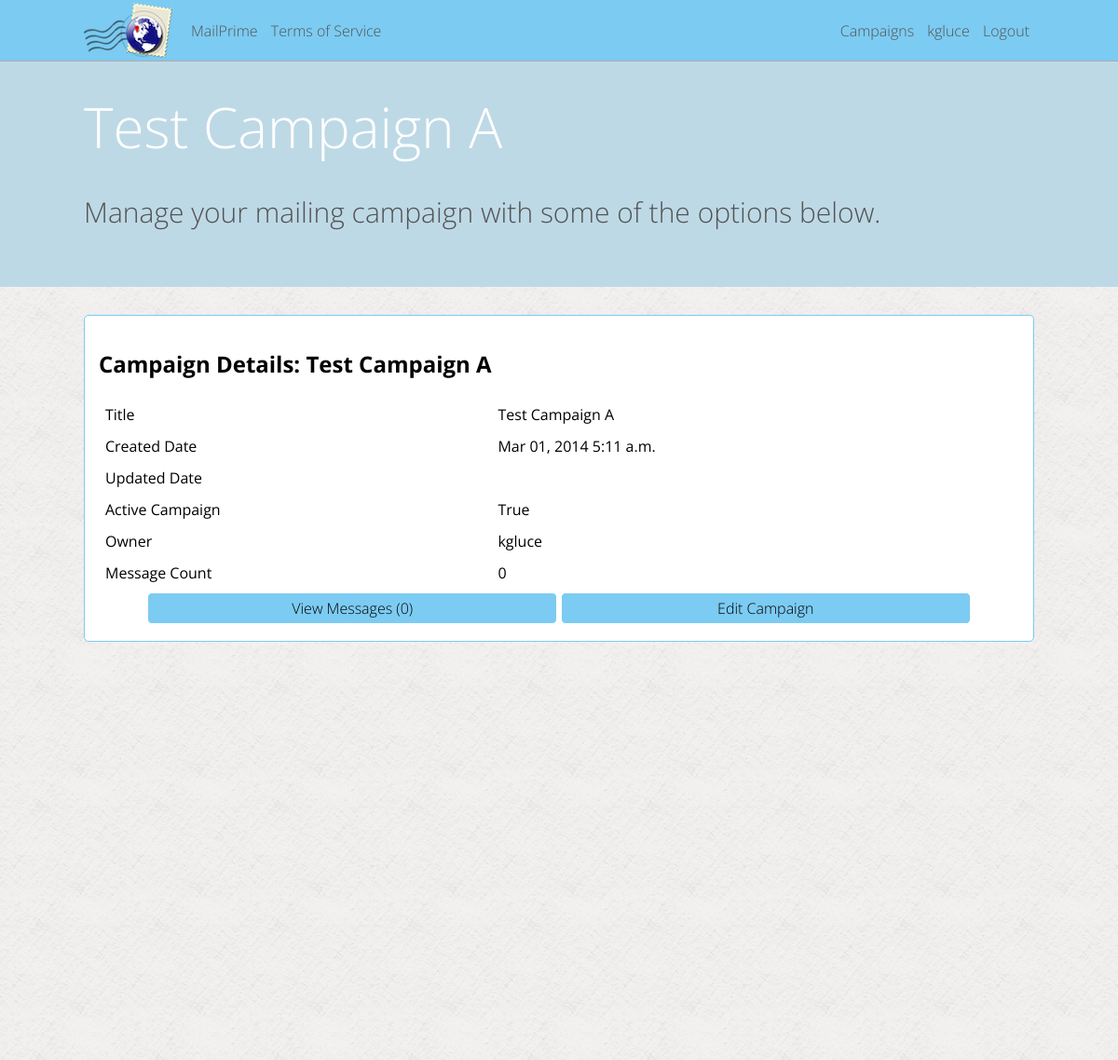
Page /kgluce/campaign-1 (signed in) on the earlier database version.
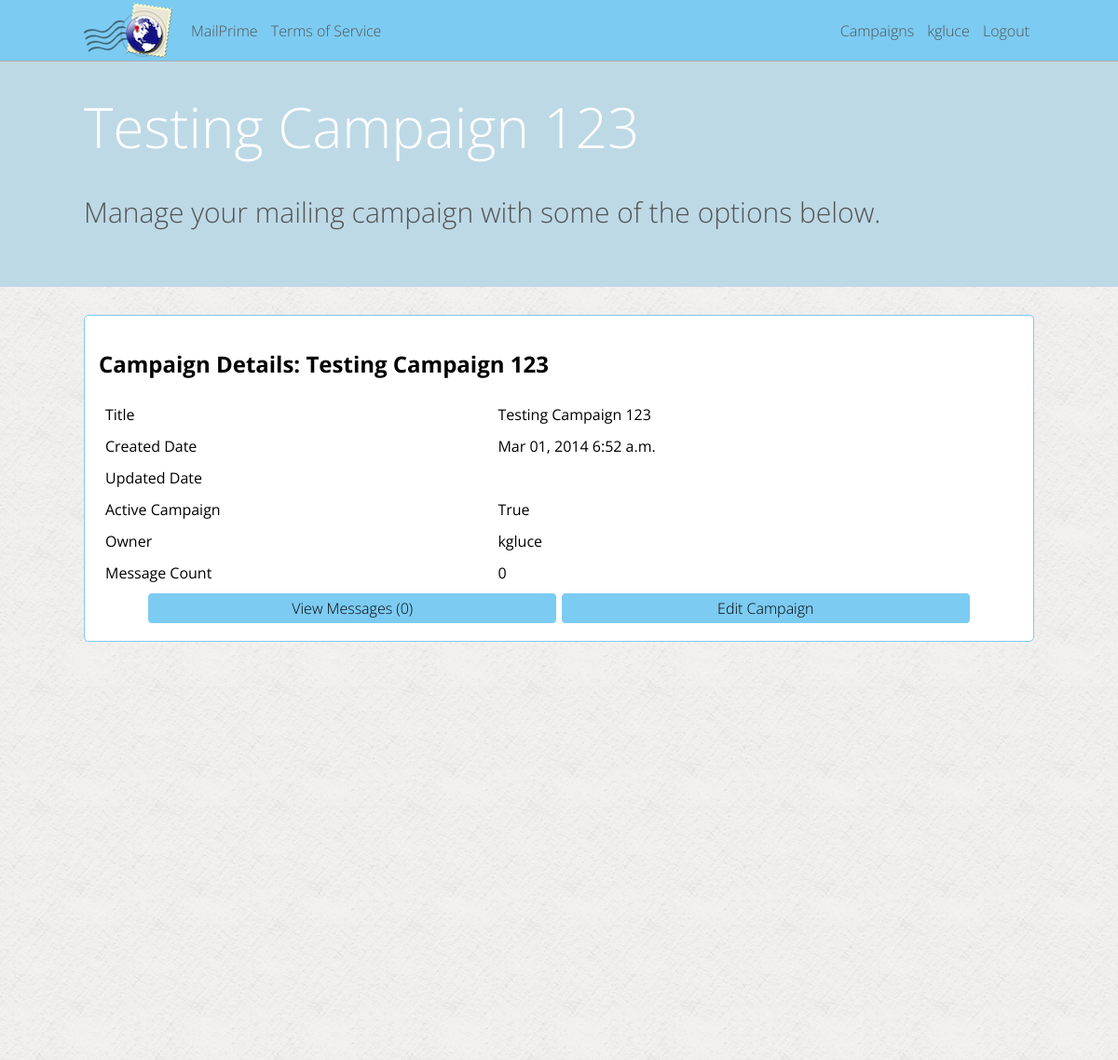
Same page on the later database version.
### mailer/models.py (models this page shows, shortened)
class Campaign(models.Model):
	title = models.CharField(max_length=200)
	about = models.TextField()
	created_date = models.DateTimeField(auto_now_add=True, blank=True)
	updated_date = models.DateTimeField(auto_now=True)
	active = models.BooleanField(default=True)
	user = models.ForeignKey(User)

### mailer/campaign_views.py (the view)
# urls.py: url(r'^(\w+)/campaign-(\d+)$', campaign_views.user_campaign, name='user_campaign'),
def user_campaign(request, param_username, param_campaign_pk):
	page_vars = {"page_title": 'Campaign View'}
	if current_user(request) and request.user.username == param_username:
		try:
			user_campaign = Campaign.objects.get(pk = param_campaign_pk)
		except Campaign.DoesNotExist:
			raise Http404
		if user_campaign.user.username != request.user.username:
			raise Http404
		page_vars['campaign'] = user_campaign
		page_vars['message_count'] = Message.objects.filter(campaign = user_campaign).count()
		return render(request, 'campaign/show.html', page_vars)
	else:
		raise Http404

### mailer/lib.py (called while the page is built)
def current_user(request):
	if request.user.is_authenticated():
		return True
	else:
		return False

### mailer/templates/campaign/show.html
{% extends "_base.html" %}
{% block content %}
<div class="solid_bg">
<h1>Campaign Details: {{ campaign.title }}</h1>
<table class="full_width">
	<tr>
		<td>Title</td>
		<td>{{ campaign.title }}</td>
	</tr>
	<tr>
		<td>Created Date</td>
		<td>{{ campaign.created_date|date:"M d, Y" }} {{ campaign.created_date|time:"P" }}</td>
	</tr>
	<tr>
		<td>Updated Date</td>
		<td>{{ campaign.updated_date|date:"M d, Y" }} {{ campaign.updated_date|time:"P" }}</td>
	</tr>
	<tr>
		<td>Active Campaign</td>
		<td>{{ campaign.active }}</td>
	</tr>
	<tr>
		<td>Owner</td>
		<td>{{ campaign.user }}</td>
	</tr>
	<tr>
		<td>Message Count</td>
		<td>{{ message_count }}</td>
	</tr>
</table>
<table class="ninety_center">
	<tr>
		<td><a class="link_button" href="/{{ user.username }}/campaign-{{ campaign.pk }}/messages">View Messages ({{ message_count }})</a></td>
		<td><a class="link_button" href="/{{ user.username }}/campaign-{{ campaign.pk }}/edit">Edit Campaign</a></td>
	</tr>
</table>
</div>
{% endblock %}
{% block header %}
<h5 id="header_title">{{ campaign.title }}</h5>
<p id="header_desc">Manage your mailing campaign with some of the options below.</p>
{% endblock header %}

Differences in the rows shown:
changed Campaign "True": title "Test Campaign A" → "Testing Campaign 123"; created_date "5:11 a.m." → "6:52 a.m."
